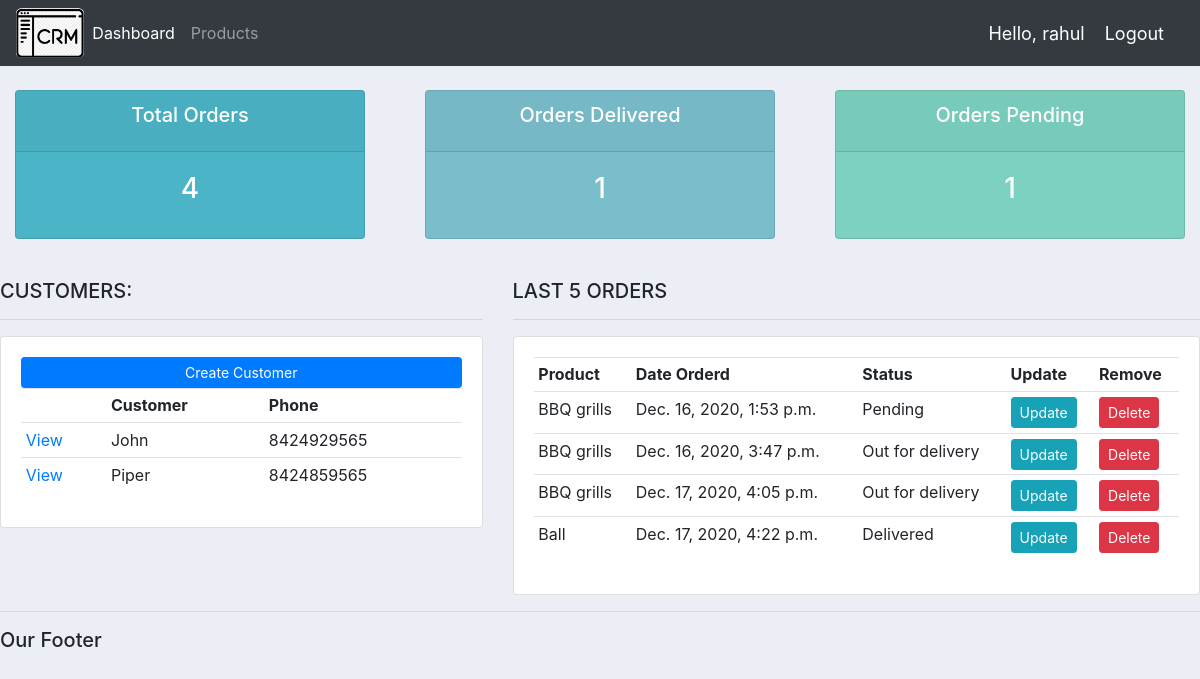
The app's page / (signed in) with its own data.
### account/models.py (models this page shows, shortened)
class Customer(models.Model):
    user = models.OneToOneField(User, null=True, blank=True, on_delete=models.CASCADE)
    name = models.CharField(max_length=200, null=True)
    phone = models.CharField(max_length=200, null=True)
    email = models.CharField(max_length=200, null=True)
    profile_pic = models.ImageField(default='profile1.jpg', null=True, blank=True)
    date_created = models.DateTimeField(auto_now_add=True, null=True)

class Order(models.Model):
    STATUS = (
        ('Pending', 'Pending'),
        ('Out for delivery', 'Out for delivery'),
        ('Delivered', 'Delivered'),
    )
    customer = models.ForeignKey(Customer, null=True, on_delete=models.SET_NULL)
    product = models.ForeignKey(Product, null=True, on_delete=models.SET_NULL)
    date_created = models.DateTimeField(auto_now_add=True, null=True)
    status = models.CharField(max_length=200, null=True, choices=STATUS)
    note = models.CharField(max_length=1000, null=True)

class Product(models.Model):
    CATEGORY = (
        ('Indoor','Indoor'),
        ('Out Door','Out Door'),
    )
    name = models.CharField(max_length=200, null=True)
    price = models.FloatField(null=True)
    category = models.CharField(max_length=200, null=True, choices=CATEGORY)
    description = models.CharField(max_length=200, null=True, blank=True)
    date_created = models.DateTimeField(auto_now_add=True, null=True)
    tag = models.ManyToManyField(Tag)
    def __str__(self):
        return self.name

### account/decorators.py (the view)
    def wrapper_func(request, *args, **kwargs):
        group = None
        if request.user.groups.exists():
            group = request.user.groups.all()[0].name
        if group in ['admin']:
            return view_func(request, *args, **kwargs)
        if group in ['customer']:
            return redirect('user-page')

### account/views.py (called while the page is built)
@login_required(login_url='login')
@admin_only
def home(request):
    orders = Order.objects.all()
    customers = Customer.objects.all()
    total_customers = customers.count()
    total_orders = orders.count()
    delivered = orders.filter(status='Delivered').count()
    pending = orders.filter(status='Pending').count()
    context = {'orders': orders, 'customers': customers,
               'total_customers': total_customers, 'total_orders': total_orders,
               'delivered': delivered, 'pending': pending}
    return render(request, 'account/dashboard.html', context)

### account/templates/account/dashboard.html
{% extends 'account/main.html' %}
{% block content %}
{%  include 'account/status.html' %}
<br>
<div class="row">
	<div class="col-md-5">
		<h5>CUSTOMERS:</h5>
		<hr>
		<div class="card card-body">
			<a class="btn btn-primary  btn-sm btn-block" href="">Create Customer</a>
			<table class="table table-sm">
				<tr>
					<th></th>
					<th>Customer</th>
					<th>Phone</th>
				</tr>
				{% for customer in customers %}
				<tr>
					<td><a href="{% url 'customers' customer.id %}">View</a></td>
					<td>{{ customer.name }}</td>
					<td>{{ customer.phone }}</td>
				</tr>
				{% endfor %}
			</table>
		</div>
	</div>
	<div class="col-md-7">
		<h5>LAST 5 ORDERS</h5>
		<hr>
		<div class="card card-body">
			<table class="table table-sm">
				<tr>
					<th>Product</th>
					<th>Date Orderd</th>
					<th>Status</th>
					<th>Update</th>
					<th>Remove</th>
				</tr>
				{% for order in orders %}
				<tr>
					<td>{{ order.product }}</td>
					<td>{{ order.date_created }}</td>
					<td>{{ order.status }}</td>
					<td><a class="btn btn-sm btn-info" href="{% url 'update_order' order.id %}">Update</a></td>
					<td><a class="btn btn-sm btn-danger" href="{% url 'delete_order' order.id %}">Delete</a></td>
				</tr>
				{% endfor %}
			</table>
		</div>
	</div>
</div>
{% endblock %}

### account/templates/account/navbar.html (shortened to what this page needs)
{% load static %}
<nav class="navbar navbar-expand-lg navbar-dark bg-dark">
  <img id="logo" src="{% static '/images/logo.png' %}" alt="">
  <div class="collapse navbar-collapse" id="navbarNav">
    <ul class="navbar-nav">
        {% if request.user.is_staff%}
          <li class="nav-item active">
            <a class="nav-link" href="{% url 'home' %}">Dashboard</a>
          </li>
          <li class="nav-item">
            <a class="nav-link" href="{% url 'products' %}">Products</a>
          </li>
      {% else %}
       <li class="nav-item">
        <a class="nav-link" href="{% url 'account' %}">Settings</a>
      </li>
      {% endif %}
    </ul>
  </div>
  <span class="hello-msg">Hello, {{request.user}}</span>
  <span><a class="hello-msg" href="{% url 'logout' %}">Logout</a></span>
</nav>

### static/css/main.css (style rules this page uses)
#logo { height: 50px; width: auto; border-radius: 10%; }
body { background-color: #ebeff5; }

### account/templates/account/navbar.html (style rules this page uses)
.hello-msg { font-size: 18px; color: #fff; margin-right: 20px; }

### records on screen
Customer: name "John", phone "8424929565"
Customer: name "Piper", phone "8424859565"
Order: product "BBQ grills", date_created "Dec. 16, 2020, 1:53 p.m.", status "Pending"
Order: product "BBQ grills", date_created "Dec. 16, 2020, 3:47 p.m.", status "Out for delivery"
Order: product "BBQ grills", date_created "Dec. 17, 2020, 4:05 p.m.", status "Out for delivery"
Order: product "Ball", date_created "Dec. 17, 2020, 4:22 p.m.", status "Delivered"

### other values on screen
{{ request.user }} "rahul"
{{ total_orders }} "4"
{{ delivered }} "1"
{{ pending }} "1"
